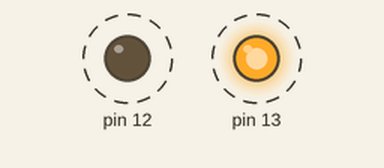
Simulated run of this sketch. Board: Arduino Uno, built with avr-gcc and run on an emulated ATmega328P. On the bench: output pins drawn as LEDs (lit = HIGH). Dashed ring = blinking.

Above: at 0.2 s.
Timing chart, 0 to 3.0 s (numbered marks = the images above):
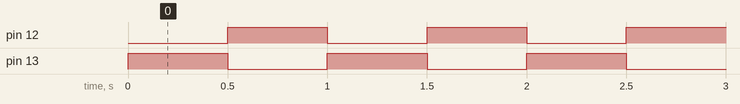

Measured:
- by itself, pin 12, pin 13: alternates HIGH for 0.50 s and LOW for 0.50 s

The sketch:

week07_2_arduino_blink_blink.ino
```cpp
// week07_2_arduino_blink_blink
// 修改自 week07_1_arduino_blink 只是再多插一支 LED
// 小心, 有一支腳要接地GND,另一支要接 13
// 小心, 有一支腳要接地GND,另一支要接 12 (多這一行)
void setup() {
  pinMode(12, OUTPUT); // 把第12支腳,能送出資料 OUTPUT (多這一行)
  pinMode(13, OUTPUT); // 把第13支腳,能送出資料 OUTPUT
}

void loop() {
  digitalWrite(12, LOW); // 暗掉 (多這一行)
  digitalWrite(13, HIGH); // 發亮
  delay(500);
  digitalWrite(13, LOW); // 暗掉
  digitalWrite(12, HIGH); // 發亮 (多這一行)
  delay(500);
}
```
